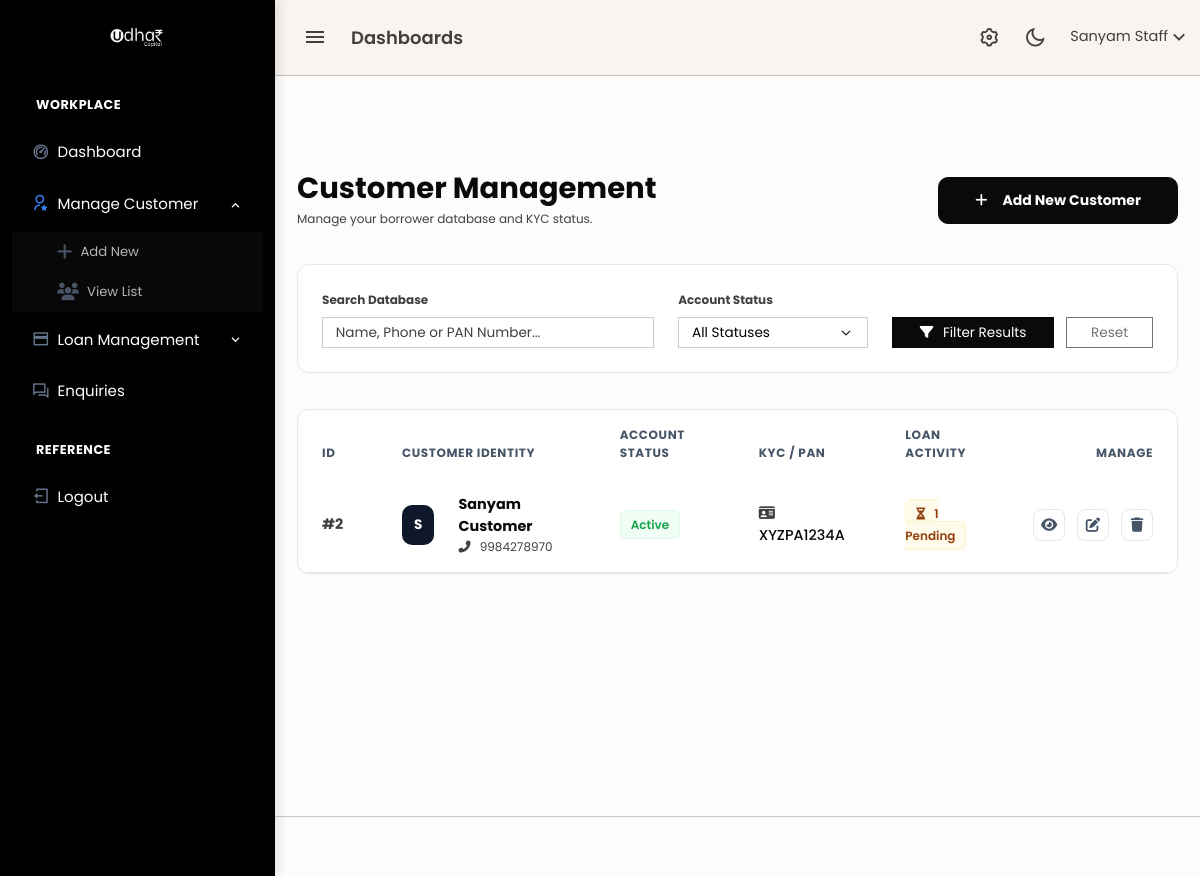
Before: /staff/customers.php (signed in) with the older database file.
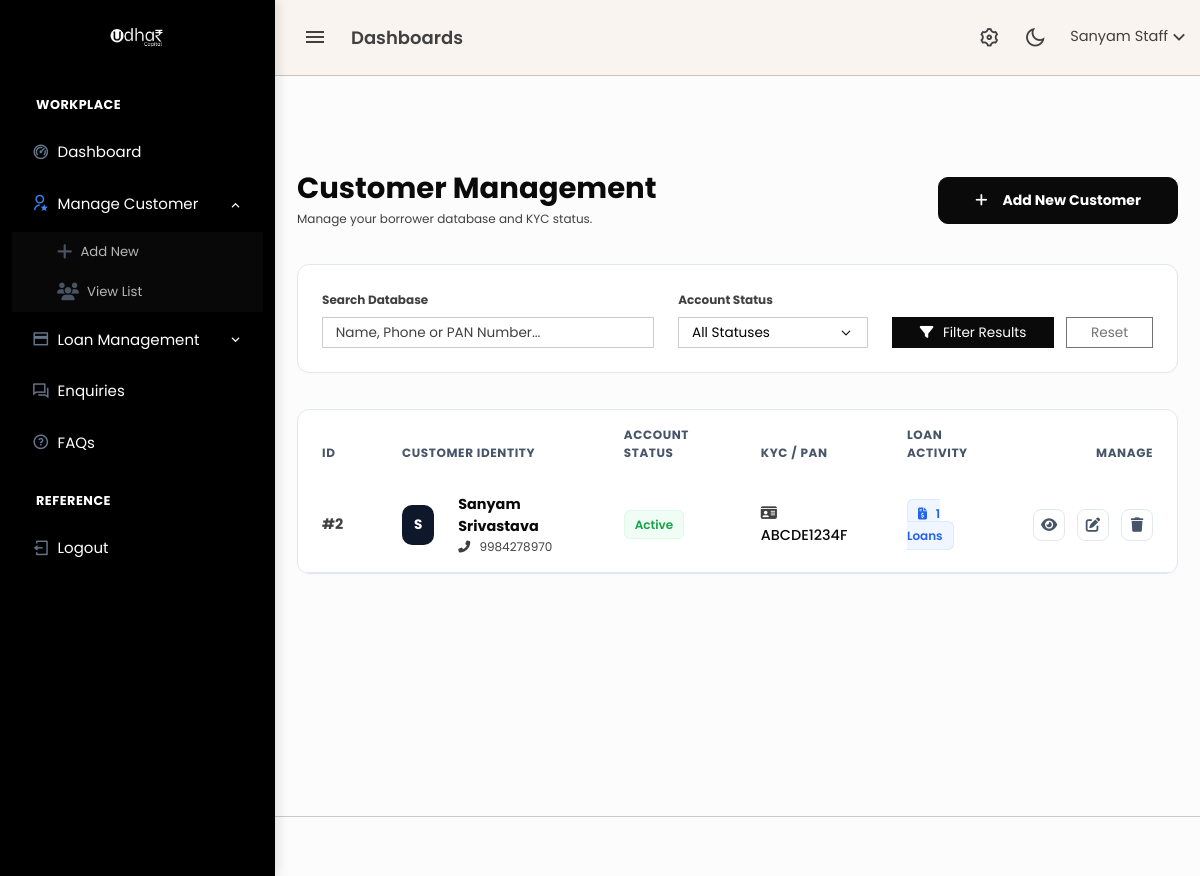
After: the same page with the newer database file.
### tables this page shows
CREATE TABLE `customers` (
  `id` bigint(20) UNSIGNED NOT NULL,
  `full_name` varchar(255) NOT NULL,
  `email` varchar(255) NOT NULL,
  `phone` varchar(20) NOT NULL,
  `password` varchar(255) NOT NULL,
  `aadhaar_number` varchar(20) DEFAULT NULL,
  `status` enum('active','blocked') DEFAULT 'active',
  `created_at` timestamp NOT NULL DEFAULT current_timestamp(),
  `updated_at` timestamp NOT NULL DEFAULT current_timestamp() ON UPDATE current_timestamp()
);

### staff/customers.php (the view, shortened to what the changed rows need)
<?php
include 'db/config.php';
include 'header.php';
echo '<link rel="stylesheet" href="https://cdnjs.cloudflare.com/ajax/libs/font-awesome/6.4.2/css/all.min.css">';
include 'sidebar.php';
$query = "SELECT c.*, cp.pan_number,
          (SELECT COUNT(*) FROM loan_applications WHERE customer_id = c.id) as total_loans,
          (SELECT COUNT(*) FROM loan_applications WHERE customer_id = c.id AND status='pending') as pending_loans
          FROM customers c
          LEFT JOIN customer_profiles cp ON c.id = cp.customer_id
          WHERE 1=1";
$query .= " ORDER BY c.id DESC";
$result = mysqli_query($conn, $query);
?>
<div class="content-page">
    <div class="content">
        <div class="container-fluid pt-5">
            <div class="d-flex justify-content-between align-items-center mb-4">
                <div>
                    <h2 class="fw-bold text-dark mb-1">Customer Management</h2>
                </div>
              <?php if (hasAccess($conn, 'cust_create')): ?>
    <a href="customer_add.php" class="btn btn-dark px-4 py-2 fw-bold" style="border-radius: 10px;">
        <i class="fas fa-plus me-2"></i> Add New Customer
    </a>
<?php endif; ?>
            </div>
            <div class="card card-modern">
                <div class="card-body p-0">
                    <div class="table-responsive">
                        <table class="table table-modern mb-0">
                            <thead>
                                <tr>
                                    <th width="80">ID</th>
                                    <th>Customer Identity</th>
                                    <th>Account Status</th>
                                    <th>KYC / PAN</th>
                                    <th>Loan Activity</th>
                                    <th width="150" class="text-end">Manage</th>
                                </tr>
                            </thead>
                            <tbody>
                                <?php if (mysqli_num_rows($result) > 0) : ?>
                                    <?php while ($row = mysqli_fetch_assoc($result)) : ?>
                                        <tr>
                                            <td class="text-muted fw-bold">#<?= $row['id'] ?></td>
                                            <td>
                                                <div class="d-flex align-items-center">
                                                    <div class="avatar-slate me-3"><?= strtoupper(substr($row['full_name'], 0, 1)) ?></div>
                                                    <div>
                                                        <div class="fw-bold text-dark"><?= htmlspecialchars($row['full_name']) ?></div>
                                                        <div class="text-muted small"><i class="fas fa-phone-alt me-1"></i> <?= htmlspecialchars($row['phone']) ?></div>
                                                    </div>
                                                </div>
                                            </td>
                                            <td>
                                                <?php if ($row['status'] == 'active') : ?>
                                                    <span class="badge-soft badge-active">Active</span>
                                                <?php else : ?>
                                                    <span class="badge-soft badge-blocked">Blocked</span>
                                                <?php endif; ?>
                                            </td>
                                            <td>
                                                <?php if ($row['pan_number']) : ?>
                                                    <span class="text-dark fw-medium"><i class="fas fa-id-card me-1 text-muted"></i> <?= $row['pan_number'] ?></span>
                                                <?php else : ?>
                                                    <span class="text-warning small"><i class="fas fa-clock me-1"></i> Missing PAN</span>
                                                <?php endif; ?>
                                            </td>
                                            <td>
                                                <?php if ($row['pending_loans'] > 0) : ?>
                                                    <span class="badge-soft" style="background: #fffbeb; color: #92400e; border-color: #fef3c7;">
                                                        <i class="fas fa-hourglass-half me-1"></i> <?= $row['pending_loans'] ?> Pending
                                                    </span>
                                                <?php elseif ($row['total_loans'] > 0) : ?>
                                                    <span class="badge-soft badge-loan-count">
                                                        <i class="fas fa-file-invoice-dollar me-1"></i> <?= $row['total_loans'] ?> Loans
                                                    </span>
                                                <?php else : ?>
                                                    <span class="text-muted small">No history</span>
                                                <?php endif; ?>
                                            </td>
       <td class="text-end">
    <div class="d-flex justify-content-end gap-2">
        <a href="customer_view.php?id=<?= $row['id'] ?>" class="btn-action btn-view"><i class="fas fa-eye"></i></a>
        <?php if (hasAccess($conn, 'cust_update')): ?>
            <a href="customer_add.php?id=<?= $row['id'] ?>" class="btn-action btn-edit"><i class="fas fa-edit"></i></a>
        <?php endif; ?>
<?php if (hasAccess($conn, 'cust_delete')): ?>
    <a href="db/delete/customer_delete.php?id=<?= $row['id'] ?>&action=delete"
       class="btn-action btn-delete"
       onclick="return confirm('Are you sure you want to delete this customer? This cannot be undone.')">
       <i class="fas fa-trash"></i>
    </a>
<?php endif; ?>
    </div>
</td>
                                        </tr>
                                    <?php endwhile; ?>
                                <?php endif; ?>
                            </tbody>
                        </table>
                    </div>
                </div>
            </div>
        </div>
    </div>
</div>
<?php include 'footer.php'; ?>

### staff/sidebar.php (shortened to what the changed rows need)
<?php
$current_page = basename($_SERVER['PHP_SELF']);
$faq_active = ($current_page == 'faqs.php');
?>
<div class="leftside-menu">
    <div class="h-100">
        <ul class="side-nav">
            <?php if (hasAccess($conn, 'faq_create') || hasAccess($conn, 'faq_delete')): ?>
            <li class="side-nav-item <?= $faq_active ? 'active' : '' ?>">
                <a href="faqs.php" class="side-nav-link">
                    <i class="ri-question-line"></i>
                    <span>FAQs</span>
                </a>
            </li>
            <?php endif; ?>
        </ul>
    </div>
</div>

Changed rows visible on the page:
changed customers id 2: full_name "Sanyam Customer" → "Sanyam Srivastava"; pan_number "XYZPA1234A" → "ABCDE1234F"; total_loans (not shown) → "1"; pending_loans "1" → (not shown); text "Pending" → "Loans"
Other visible differences:
text now shown: "FAQs"
